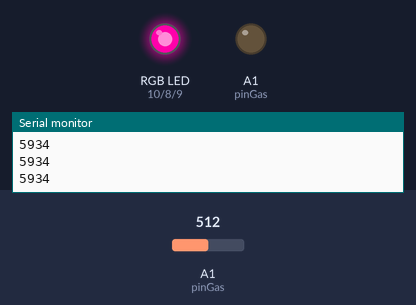
A sketch run on a simulated Arduino Uno, built with avr-gcc and run on an emulated ATmega328P. Shown: an RGB LED mixed from three pins (HIGH = lit), output pins drawn as LEDs (lit = HIGH), the last lines printed to the serial monitor. Inputs (shaded band) come from the test bench; at power-on: A1 (pinGas) = 512.

Above: at 1.2 s.
1.3 s: A1 (pinGas) set to 716
At 2.1 s:
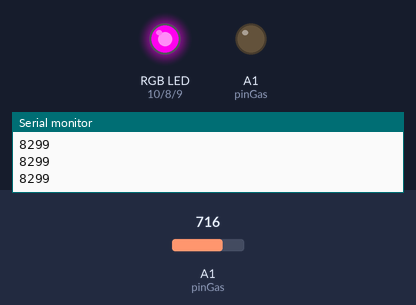
2.8 s: A1 (pinGas) set to 306
At 3.2 s:
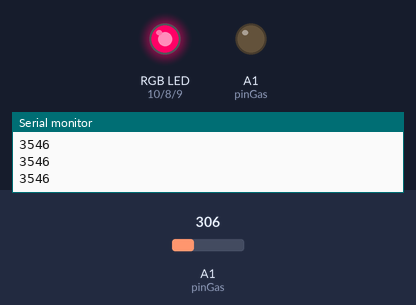
4.3 s: A1 (pinGas) set to 122
At 5.4 s:
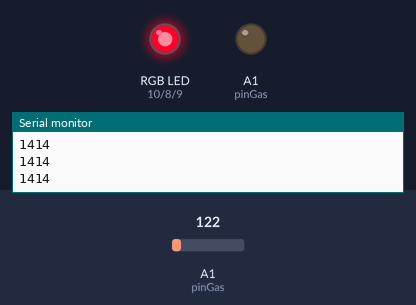
5.8 s: A1 (pinGas) set to 0
At 6.6 s:
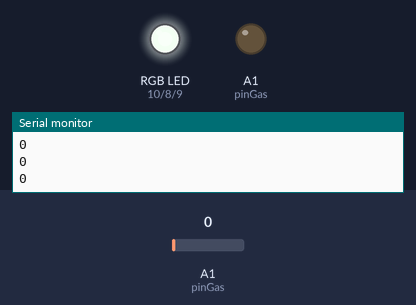
7.3 s: A1 (pinGas) set to 511
At 7.8 s:
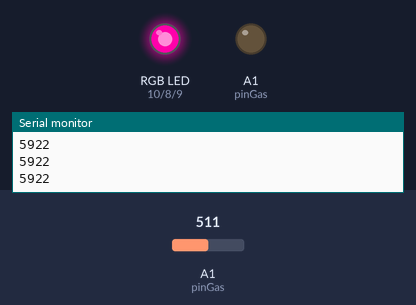
8.8 s: A1 (pinGas) set to 900
At 10.1 s:
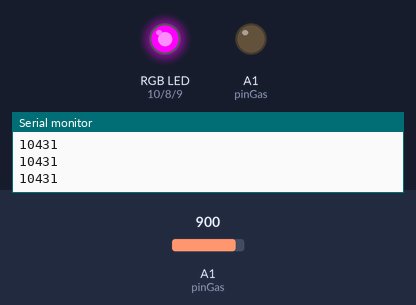
Timing chart, 0 to 11.3 s (numbered marks = the images above; inputs shaded):
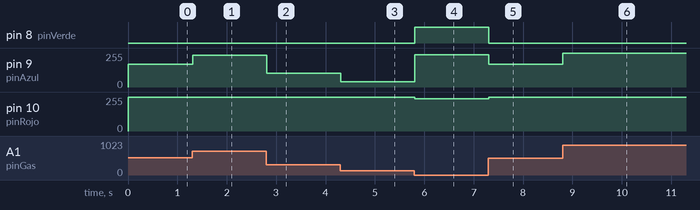

Measured:
- after the input at 1.3 s, pin 9 (pinAzul): 170/255 → 238/255 at once
- after the input at 2.8 s, pin 9 (pinAzul): 238/255 → 102/255 at once
- after the input at 4.3 s, pin 9 (pinAzul): 102/255 → 40/255 at once
- after the input at 5.8 s, pin 8 (pinVerde): LOW → HIGH at once; pin 9 (pinAzul): 40/255 → 243/255 at once; pin 10 (pinRojo): 255/255 → 243/255 at once
- after the input at 7.3 s, pin 8 (pinVerde): HIGH → LOW at once; pin 9 (pinAzul): 243/255 → 170/255 at once; pin 10 (pinRojo): 243/255 → 255/255 at once
- after the input at 8.8 s, pin 9 (pinAzul): 170/255 → 255/255 at once

The sketch:

sensor_gas_y_led.ino
```cpp
#define pinGas A1
#define pinRojo 10
#define pinAzul 9
#define pinVerde 8


void setup()
{
  	Serial.begin(9600);
    pinMode(pinGas, OUTPUT);
    pinMode(pinRojo, OUTPUT);
    pinMode(pinAzul, OUTPUT);
    pinMode(pinVerde, OUTPUT);
}

void loop()
{
    int cantGas = analogRead(pinGas);
    int color = map(cantGas,0,22,0,255);
	Serial.println(color);
    if(cantGas > 5)
    {
        analogWrite(pinRojo, color);
        analogWrite(pinAzul, round(cantGas/3));
        analogWrite(pinVerde, 0);
    }
  	else
    {
     	analogWrite(pinRojo, 243);
        analogWrite(pinAzul, 243);
        analogWrite(pinVerde, 243);
    }


}
```
